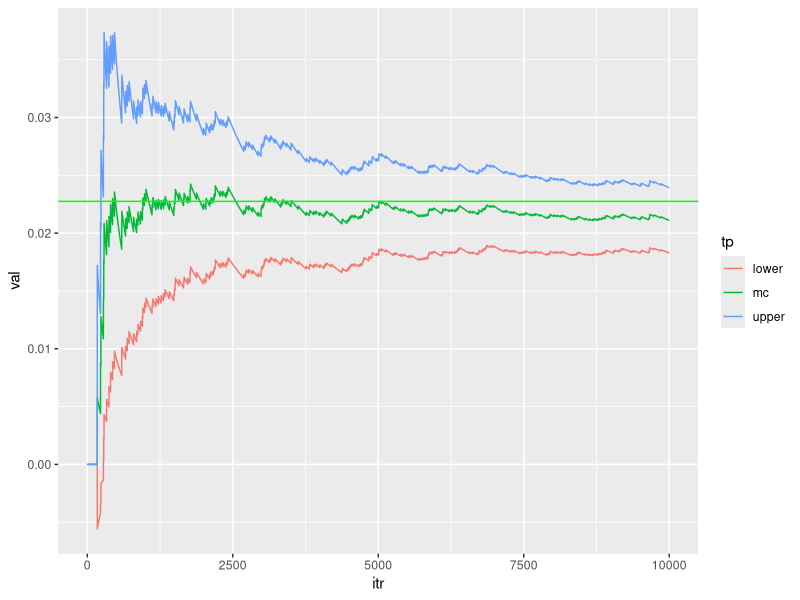
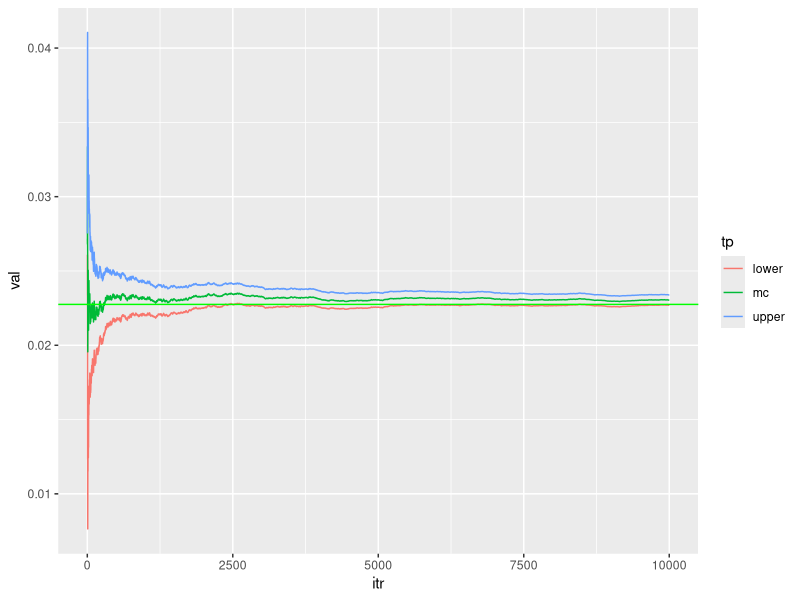
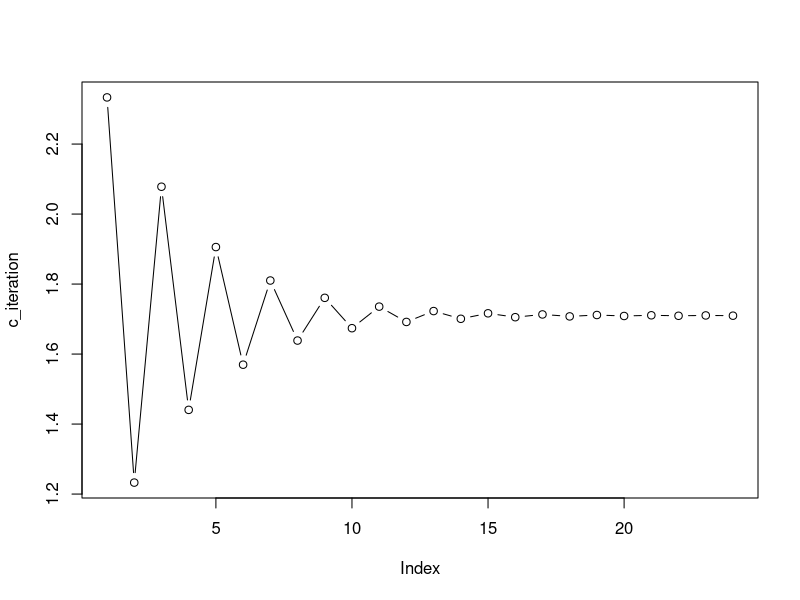

R code for these plots, in order:
## ---- chunk 1
Nsim=10^4

indicator=function(x){
y=ifelse((x>2),1,0)
return(y)}

newdata<-rnorm(Nsim, 0,1 )

mc=c(); v=c(); upper=c(); lower=c()

for (j in 1:Nsim)
{
mc[j]=mean(indicator(newdata[1:j]))
v[j]=(j^{-1})*var(indicator(newdata[1:j]))
upper[j]=mc[j]+1.96*sqrt(v[j])
lower[j]=mc[j]-1.96*sqrt(v[j])
}

library(ggplot2)
values=c(mc,upper,lower)
type=c(rep("mc",Nsim),rep("upper",Nsim),rep("lower",Nsim))
iter=rep(seq(1:Nsim),3)
data=data.frame(val=values, tp=type, itr=iter)
Rcode<-ggplot(data,aes(itr,val,col=tp))+geom_line(size=0.5)
Rcode+geom_hline(yintercept=1-pnorm(2),color="green",size=0.5)
## ---- chunk 2
Nsim=10^4
normal_density=function(x)
{y=(1/sqrt(2*pi))*exp(-0.5*(x^2))
return(y)}
x=2-log(runif(Nsim))
ImpS=c(); v=c(); upper=c(); lower=c()
for (j in 1:Nsim)
{
ImpS[j]=mean(normal_density(x[1:j])/exp(-(x[1:j]-2)))
v[j]=(j^{-1})*var(normal_density(x[1:j])/exp(-(x[1:j]-2)))
upper[j]=ImpS[j]+1.96*sqrt(v[j])
lower[j]=ImpS[j]-1.96*sqrt(v[j])
}

library(ggplot2)
values=c(ImpS,upper,lower)
type=c(rep("mc",Nsim),rep("upper",Nsim),rep("lower",Nsim))
iter=rep(seq(1:Nsim),3)
data=data.frame(val=values, tp=type, itr=iter)
ggplot(data,aes(itr,val,col=tp))+geom_line(size=0.5)+
geom_hline(yintercept=1-pnorm(2),color="green",size=0.5)

## ---- chunk 3
f_firstorder=function(x){x^3-5}
f_secondorder=function(x){3*x}
x_old=1;tolerance=1e-3
max_its=2000;iteration=1;difference=2
c_iteration<-c() ## to collect numbers generated in the iteration process 
while(difference>tolerance & iteration<max_its){
  x_updated=x_old-(f_firstorder(x_old)/f_secondorder(x_old))
  difference=abs(x_updated-x_old);
  iteration=iteration+1;
  x_old=x_updated
  c_iteration<-c(c_iteration,x_updated)}

plot(c_iteration,type="b")
## ---- chunk 4
# Data generation
set.seed(123)
n=500
x1_norm<-rnorm(n)
x2_norm<-rnorm(n,3,4)
x3_norm<-rnorm(n,4,6)
x_combined<-cbind(1,x1_norm,x2_norm,x3_norm) # dimension: n*4
coefficients_new<-c(1,2,3,4)  #true regression coefficient
inv_logit<-function(x,b){exp(x%*%b)/(1+exp(x%*%b))}
prob_generated<-inv_logit(x_combined,coefficients_new)
y<-c()
for (i in 1:n) {y[i]<-rbinom(1,1,prob_generated[i])}

# Newton Raphson

#We need to set random starting values.
beta_old<-c(1,1,1,1)
tolerance=1e-3
max_its=2000;iteration=1;difference=2
W<-matrix(0,n,n)

while(difference>tolerance & iteration<max_its)
  {
  # The first order
  f_firstorder<-t(x_combined)%*%(y-inv_logit(x_combined,beta_old))
  # The second order
  diag(W) = inv_logit(x_combined,beta_old)*(1-inv_logit(x_combined,beta_old))
  f_secondorder<--t(x_combined)%*%W%*%x_combined
  # Calculate the beta_updated
  beta_updated=beta_old-(solve(f_secondorder)%*%f_firstorder)
  difference=max(abs(beta_updated-beta_old));
  iteration=iteration+1;
  beta_old=beta_updated}

beta_old

